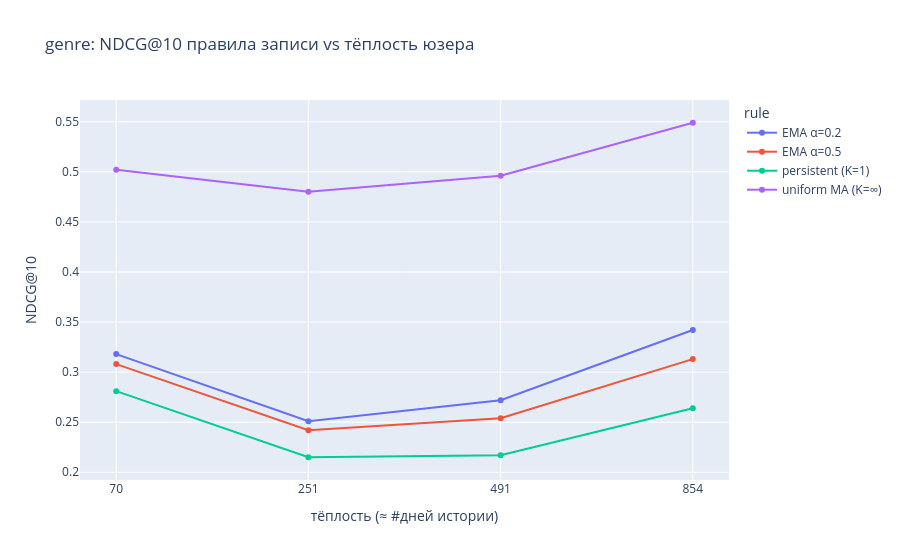

The cell this chart's notebook holds for it:
### Code cell
pl.Config.set_tbl_rows(40)
ct_genre = cohort_table(res_genre, nbins=4)
print("genre — NDCG@10 по (правило × тёплость):")
print(ct_genre.sort(["aw", "ndcg"], descending=[False, True]))
fig = px.line(ct_genre.with_columns(pl.col("aw").cast(pl.Int64).cast(pl.Utf8)).to_pandas(),
              x="aw", y="ndcg", color="rule", markers=True,
              title="genre: NDCG@10 правила записи vs тёплость юзера",
              labels={"aw": "тёплость (≈ #дней истории)", "ndcg": "NDCG@10"})
fig.show()

### Figure 1 — Plotly figure (JSON) as saved in the notebook; plotly's stock layout.template omitted (floating-point values rounded to 4 significant figures)
{"data": [{"hovertemplate": "rule=EMA α=0.2<br>тёплость (≈ #дней истории)=%{x}<br>NDCG@10=%{y}<extra></extra>", "legendgroup": "EMA α=0.2", "line": {"color": "#636efa", "dash": "solid"}, "marker": {"symbol": "circle"}, "mode": "lines+markers", "name": "EMA α=0.2", "orientation": "v", "showlegend": true, "type": "scatter", "x": ["70", "251", "491", "854"], "xaxis": "x", "y": [0.318, 0.251, 0.272, 0.342], "yaxis": "y"}, {"hovertemplate": "rule=EMA α=0.5<br>тёплость (≈ #дней истории)=%{x}<br>NDCG@10=%{y}<extra></extra>", "legendgroup": "EMA α=0.5", "line": {"color": "#EF553B", "dash": "solid"}, "marker": {"symbol": "circle"}, "mode": "lines+markers", "name": "EMA α=0.5", "orientation": "v", "showlegend": true, "type": "scatter", "x": ["70", "251", "491", "854"], "xaxis": "x", "y": [0.308, 0.242, 0.254, 0.313], "yaxis": "y"}, {"hovertemplate": "rule=persistent (K=1)<br>тёплость (≈ #дней истории)=%{x}<br>NDCG@10=%{y}<extra></extra>", "legendgroup": "persistent (K=1)", "line": {"color": "#00cc96", "dash": "solid"}, "marker": {"symbol": "circle"}, "mode": "lines+markers", "name": "persistent (K=1)", "orientation": "v", "showlegend": true, "type": "scatter", "x": ["70", "251", "491", "854"], "xaxis": "x", "y": [0.281, 0.215, 0.217, 0.264], "yaxis": "y"}, {"hovertemplate": "rule=uniform MA (K=∞)<br>тёплость (≈ #дней истории)=%{x}<br>NDCG@10=%{y}<extra></extra>", "legendgroup": "uniform MA (K=∞)", "line": {"color": "#ab63fa", "dash": "solid"}, "marker": {"symbol": "circle"}, "mode": "lines+markers", "name": "uniform MA (K=∞)", "orientation": "v", "showlegend": true, "type": "scatter", "x": ["70", "251", "491", "854"], "xaxis": "x", "y": [0.502, 0.48, 0.496, 0.549], "yaxis": "y"}], "layout": {"legend": {"title": {"text": "rule"}, "tracegroupgap": 0}, "title": {"text": "genre: NDCG@10 правила записи vs тёплость юзера"}, "xaxis": {"anchor": "y", "domain": [0, 1], "title": {"text": "тёплость (≈ #дней истории)"}}, "yaxis": {"anchor": "x", "domain": [0, 1], "title": {"text": "NDCG@10"}}}}
